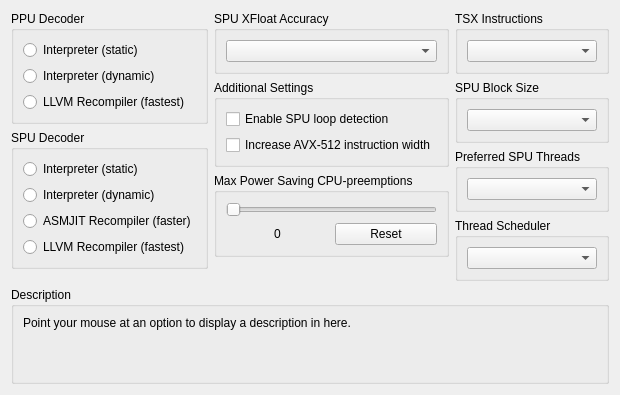
      <widget class="QWidget" name="coreTab">
       <attribute name="title">
        <string>CPU</string>
       </attribute>
       <layout class="QVBoxLayout" name="coreTabLayout" stretch="0,1,0">
        <item>
         <layout class="QHBoxLayout" name="coreTabItemLayout">
          <item>
           <layout class="QVBoxLayout" name="coreTabLeftLayout">
            <item>
             <widget class="QGroupBox" name="gb_ppu">
              <property name="title">
               <string>PPU Decoder</string>
              </property>
              <layout class="QVBoxLayout" name="ppu_layout">
               <item>
                <widget class="QRadioButton" name="ppu__static">
                 <property name="text">
                  <string notr="true">Interpreter (static)</string>
                 </property>
                </widget>
               </item>
               <item>
                <widget class="QRadioButton" name="ppu_dynamic">
                 <property name="text">
                  <string notr="true">Interpreter (dynamic)</string>
                 </property>
                </widget>
               </item>
               <item>
                <widget class="QRadioButton" name="ppu_llvm">
                 <property name="text">
                  <string notr="true">LLVM Recompiler (fastest)</string>
                 </property>
                </widget>
               </item>
              </layout>
             </widget>
            </item>
            <item>
             <widget class="QGroupBox" name="gb_spu">
              <property name="title">
               <string>SPU Decoder</string>
              </property>
              <layout class="QVBoxLayout" name="spu_layout">
               <item>
                <widget class="QRadioButton" name="spu__static">
                 <property name="text">
                  <string notr="true">Interpreter (static)</string>
                 </property>
                </widget>
               </item>
               <item>
                <widget class="QRadioButton" name="spu_dynamic">
                 <property name="text">
                  <string notr="true">Interpreter (dynamic)</string>
                 </property>
                </widget>
               </item>
               <item>
                <widget class="QRadioButton" name="spu_asmjit">
                 <property name="text">
                  <string notr="true">ASMJIT Recompiler (faster)</string>
                 </property>
                </widget>
               </item>
               <item>
                <widget class="QRadioButton" name="spu_llvm">
                 <property name="text">
                  <string notr="true">LLVM Recompiler (fastest)</string>
                 </property>
                </widget>
               </item>
              </layout>
             </widget>
            </item>
            <item>
             <spacer name="coreTabLeftLayoutSpacer">
              <property name="orientation">
               <enum>Qt::Vertical</enum>
              </property>
              <property name="sizeType">
               <enum>QSizePolicy::MinimumExpanding</enum>
              </property>
              <property name="sizeHint" stdset="0">
               <size>
                <width>0</width>
                <height>0</height>
               </size>
              </property>
             </spacer>
            </item>
           </layout>
          </item>
          <item>
           <layout class="QVBoxLayout" name="coreTabMiddleLayout">
            <item>
             <widget class="QGroupBox" name="gb_xfloat_accuracy">
              <property name="sizePolicy">
               <sizepolicy hsizetype="Preferred" vsizetype="Minimum">
                <horstretch>0</horstretch>
                <verstretch>0</verstretch>
               </sizepolicy>
              </property>
              <property name="title">
               <string>SPU XFloat Accuracy</string>
              </property>
              <layout class="QVBoxLayout" name="gb_xfloat_accuracy_layout">
               <item>
                <widget class="QComboBox" name="xfloatAccuracy"/>
               </item>
              </layout>
             </widget>
            </item>
            <item>
             <widget class="QGroupBox" name="checkboxes">
              <property name="title">
               <string>Additional Settings</string>
              </property>
              <layout class="QVBoxLayout" name="checkboxes_layout">
               <item>
                <widget class="QCheckBox" name="spuLoopDetection">
                 <property name="text">
                  <string>Enable SPU loop detection</string>
                 </property>
                </widget>
               </item>
               <item>
                <widget class="QCheckBox" name="fullWidthAVX512">
                 <property name="text">
                  <string>Increase AVX-512 instruction width</string>
                 </property>
                </widget>
               </item>
              </layout>
             </widget>
            </item>
            <item>
             <widget class="QGroupBox" name="gb_max_preempt_count">
              <property name="sizePolicy">
               <sizepolicy hsizetype="Preferred" vsizetype="Minimum">
                <horstretch>0</horstretch>
                <verstretch>0</verstretch>
               </sizepolicy>
              </property>
              <property name="title">
               <string>Max Power Saving CPU-preemptions</string>
              </property>
              <layout class="QVBoxLayout" name="gb_max_preempt_layout">
               <item>
                <widget class="QSlider" name="maxPreemptCount">
                 <property name="sizePolicy">
                  <sizepolicy hsizetype="Preferred" vsizetype="Minimum">
                   <horstretch>0</horstretch>
                   <verstretch>0</verstretch>
                  </sizepolicy>
                 </property>
                 <property name="orientation">
                  <enum>Qt::Horizontal</enum>
                 </property>
                </widget>
               </item>
               <item>
                <layout class="QHBoxLayout" name="maxPreemptLayout" stretch="0,0">
                 <item>
                  <widget class="QLabel" name="preemptText">
                   <property name="text">
                    <string>0</string>
                   </property>
                   <property name="alignment">
                    <set>Qt::AlignCenter</set>
                   </property>
                  </widget>
                 </item>
                 <item>
                  <widget class="QPushButton" name="preemptReset">
                   <property name="text">
                    <string>Reset</string>
                   </property>
                  </widget>
                 </item>
                </layout>
               </item>
              </layout>
             </widget>
            </item>
            <item>
             <spacer name="coreTabMiddleLayoutSpacer">
              <property name="orientation">
               <enum>Qt::Vertical</enum>
              </property>
              <property name="sizeType">
               <enum>QSizePolicy::MinimumExpanding</enum>
              </property>
              <property name="sizeHint" stdset="0">
               <size>
                <width>0</width>
                <height>0</height>
               </size>
              </property>
             </spacer>
            </item>
           </layout>
          </item>
          <item>
           <layout class="QVBoxLayout" name="coreTabRightLayout" stretch="0,0,0,0,0">
            <item>
             <widget class="QGroupBox" name="gb_tsx">
              <property name="sizePolicy">
               <sizepolicy hsizetype="Preferred" vsizetype="Minimum">
                <horstretch>0</horstretch>
                <verstretch>0</verstretch>
               </sizepolicy>
              </property>
              <property name="title">
               <string>TSX Instructions</string>
              </property>
              <layout class="QVBoxLayout" name="gb_tsx_layout">
               <item>
                <widget class="QComboBox" name="enableTSX"/>
               </item>
              </layout>
             </widget>
            </item>
            <item>
             <widget class="QGroupBox" name="gb_spuBlockSize">
              <property name="sizePolicy">
               <sizepolicy hsizetype="Preferred" vsizetype="Minimum">
                <horstretch>0</horstretch>
                <verstretch>0</verstretch>
               </sizepolicy>
              </property>
              <property name="title">
               <string>SPU Block Size</string>
              </property>
              <layout class="QVBoxLayout" name="gb_spuBlockSize_layout">
               <item>
                <widget class="QComboBox" name="spuBlockSize"/>
               </item>
              </layout>
             </widget>
            </item>
            <item>
             <widget class="QGroupBox" name="gb_spu_threads">
              <property name="sizePolicy">
               <sizepolicy hsizetype="Preferred" vsizetype="Minimum">
                <horstretch>0</horstretch>
                <verstretch>0</verstretch>
               </sizepolicy>
              </property>
              <property name="title">
               <string>Preferred SPU Threads</string>
              </property>
              <layout class="QVBoxLayout" name="gb_spu_threads_layout">
               <item>
                <widget class="QComboBox" name="preferredSPUThreads"/>
               </item>
              </layout>
             </widget>
            </item>
            <item>
             <widget class="QGroupBox" name="gb_threadsched">
              <property name="sizePolicy">
               <sizepolicy hsizetype="Preferred" vsizetype="Minimum">
                <horstretch>0</horstretch>
                <verstretch>0</verstretch>
               </sizepolicy>
              </property>
              <property name="title">
               <string>Thread Scheduler</string>
              </property>
              <layout class="QVBoxLayout" name="gb_threadsched_layout">
               <item>
                <widget class="QComboBox" name="threadsched"/>
               </item>
              </layout>
             </widget>
            </item>
            <item>
             <spacer name="coreTabRightLayoutSpacer">
              <property name="orientation">
               <enum>Qt::Vertical</enum>
              </property>
              <property name="sizeType">
               <enum>QSizePolicy::MinimumExpanding</enum>
              </property>
              <property name="sizeHint" stdset="0">
               <size>
                <width>0</width>
                <height>0</height>
               </size>
              </property>
             </spacer>
            </item>
           </layout>
          </item>
         </layout>
        </item>
        <item>
         <spacer name="coreTabSpacer">
          <property name="orientation">
           <enum>Qt::Vertical</enum>
          </property>
          <property name="sizeType">
           <enum>QSizePolicy::MinimumExpanding</enum>
          </property>
          <property name="sizeHint" stdset="0">
           <size>
            <width>0</width>
            <height>0</height>
           </size>
          </property>
         </spacer>
        </item>
        <item>
         <widget class="QGroupBox" name="gb_description_cpu">
          <property name="title">
           <string>Description</string>
          </property>
          <layout class="QVBoxLayout" name="gb_description_cpu_layout">
           <item>
            <widget class="QLabel" name="description_cpu">
             <property name="text">
              <string>Point your mouse at an option to display a description in here.


</string>
             </property>
             <property name="textFormat">
              <enum>Qt::PlainText</enum>
             </property>
             <property name="alignment">
              <set>Qt::AlignLeading|Qt::AlignLeft|Qt::AlignTop</set>
             </property>
             <property name="wordWrap">
              <bool>true</bool>
             </property>
            </widget>
           </item>
          </layout>
         </widget>
        </item>
       </layout>
      </widget>
